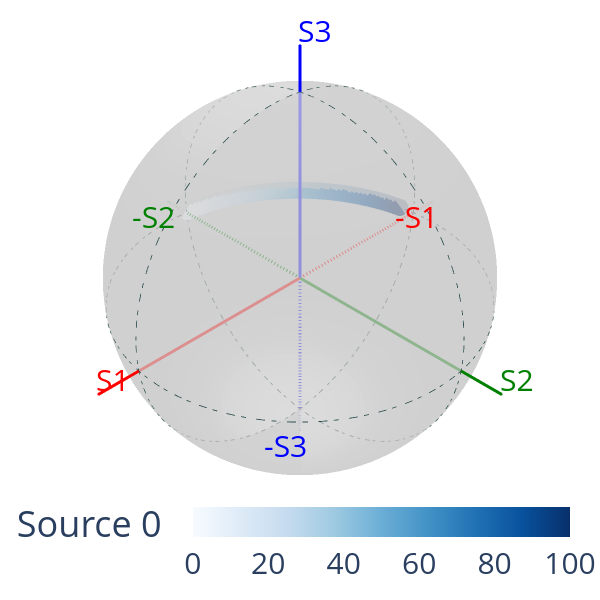

The code cell stored with this chart in its notebook:
### Markdown cell above
ThorLabs says in the manual for the FPC563 that at about 950 nm, four turns should act like a half-wave plate... we can check that by initializing a paddle set with a single paddle whose angle we vary:

### Code cell
w0 = 950e-9
T0 = 20
r0 = 4.1e-6
r1 = 125e-6/2
epsilon = 1.000
m0 = 0.0347
m1 = 0.000
Tref = 20

nPaddles = 1
rps = np.array([0.056/2])
tfs = np.array([0])
Ns = np.array([4])
gapLs = np.array([0.02])

paddleAngles = np.linspace(1e-6,100,51)*pi/180

J0arr = np.zeros((len(paddleAngles), 2, 2), dtype=np.complex128)
f = bf.FiberPaddleSet(w0, T0, r0, r1, epsilon, m0, m1, Tref, nPaddles, rps, np.array([paddleAngles[0]]), tfs, Ns, gapLs)

for i in range(len(paddleAngles)):
    f.angles[0] = paddleAngles[i]
    J0arr[i,:,:] = f.J0

Ei = Jones_vector("Source 0"); Ei.linear_light(azimuth = 45*degrees, amplitude=1)
J0 = Jones_matrix("J0"); J0.from_matrix(J0arr)
#J1 = Jones_matrix("J1"); J1.from_matrix(J1arr)
E0 = J0 * Ei; #E1 = J1 * Ei
S0 = Stokes("Source 0"); S0.from_Jones(E0)
#S1 = Stokes("Source 1"); S1.from_Jones(E1)

fig0 = pty.subplots.make_subplots(rows=1, cols=1, specs=[[{'type':'surface'}]])
S0.draw_poincare(fig=fig0, draw_axes=True, colormap='blues', param=paddleAngles*180/pi, show_fig=False)
#S1.draw_poincare(fig=fig0, draw_axes=True, colormap='reds', param=T0arr, show_fig=False)
fig0.show()

### Figure 1 — Plotly figure (JSON) as saved in the notebook; plotly's stock layout.template omitted (floating-point values rounded to 4 significant figures; data arrays with more than 128 entries replaced by an {"elided": "..."} marker saying what was removed)
{"data": [{"hoverinfo": "skip", "line": {"color": "red", "width": 6}, "marker": {"size": 1}, "name": "S1", "scene": "scene", "type": "scatter3d", "x": [0, 1.2], "y": [0, 0], "z": [0, 0]}, {"hoverinfo": "skip", "line": {"color": "red", "dash": "dash", "width": 6}, "marker": {"size": 1}, "name": "-S1", "scene": "scene", "type": "scatter3d", "x": [0, -1.2], "y": [0, 0], "z": [0, 0]}, {"hoverinfo": "skip", "line": {"color": "green", "width": 6}, "marker": {"size": 1}, "name": "S2", "scene": "scene", "type": "scatter3d", "x": [0, 0], "y": [0, 1.2], "z": [0, 0]}, {"hoverinfo": "skip", "line": {"color": "green", "dash": "dash", "width": 6}, "marker": {"size": 1}, "name": "-S2", "scene": "scene", "type": "scatter3d", "x": [0, 0], "y": [0, -1.2], "z": [0, 0]}, {"hoverinfo": "skip", "line": {"color": "blue", "width": 6}, "marker": {"size": 1}, "name": "S3", "scene": "scene", "type": "scatter3d", "x": [0, 0], "y": [0, 0], "z": [0, 1.2]}, {"hoverinfo": "skip", "line": {"color": "blue", "dash": "dash", "width": 6}, "marker": {"size": 1}, "name": "-S3", "scene": "scene", "type": "scatter3d", "x": [0, 0], "y": [0, 0], "z": [0, -1.2]}, {"line": {"color": "darkslategrey", "dash": "dashdot", "width": 2}, "mode": "lines", "name": "S3=0", "scene": "scene", "type": "scatter3d", "x": {"elided": "361 float values"}, "y": {"elided": "361 float values"}, "z": {"elided": "361 float values"}}, {"line": {"color": "darkslategrey", "dash": "dashdot", "width": 2}, "mode": "lines", "name": "S2=0", "scene": "scene", "type": "scatter3d", "x": {"elided": "361 float values"}, "y": {"elided": "361 float values"}, "z": {"elided": "361 float values"}}, {"line": {"color": "darkslategrey", "dash": "dashdot", "width": 2}, "mode": "lines", "name": "S1=0", "scene": "scene", "type": "scatter3d", "x": {"elided": "361 float values"}, "y": {"elided": "361 float values"}, "z": {"elided": "361 float values"}}, {"cmax": 1, "cmin": 0, "colorscale": [[0, "rgb(255,255,255)"], [0.125, "rgb(240,240,240)"], [0.25, "rgb(217,217,217)"], [0.375, "rgb(189,189,189)"], [0.5, "rgb(150,150,150)"], [0.625, "rgb(115,115,115)"], [0.75, "rgb(82,82,82)"], [0.875, "rgb(37,37,37)"], [1, "rgb(0,0,0)"]], "customdata": [], "hovertemplate": "S1: %{x:.3f}<br>S2: %{y:.3f}<br>S3: %{z:.3f}<br>Parameter: %{customdata:.3f}", "lighting": {"ambient": 0.9, "diffuse": 0, "fresnel": 0.2, "roughness": 0.5, "specular": 0.05}, "name": "Sphere", "opacity": 0.7, "scene": "scene", "showlegend": false, "showscale": false, "surfacecolor": {"elided": "100x100 float values"}, "type": "surface", "x": {"elided": "100x100 float values"}, "y": {"elided": "100x100 float values"}, "z": {"elided": "100x100 float values"}}, {"customdata": [], "hovertemplate": "S1: %{x:.3f}<br>S2: %{y:.3f}<br>S3: %{z:.3f}<br>Parameter: %{customdata:.3f}", "marker": {"color": [1e-06, 2.0, 4.0, 6.0, 8.0, 10.0, 12.0, 14.0, 16.0, 18.0, 20.0, 22.0, 24.0, 26.0, 28.0, 30.0, 32.0, 34.0, 36.0, 38.0, 40.0, 42.0, 44.0, 46.0, 48.0, 50.0, 52.0, 54.0, 56.0, 58.0, 60.0, 62.0, 64.0, 66.0, 68.0, 70.0, 72.0, 74.0, 76.0, 78.0, 80.0, 82.0, 84.0, 86.0, 88.0, 90.0, 92.0, 94.0, 96.0, 98.0, 100.0], "colorbar": {"orientation": "h", "tickfont": {"size": 30}, "ticklabelposition": "outside bottom", "title": {"text": "Source 0"}, "y": -0.1}, "colorscale": [[0, "rgb(247,251,255)"], [0.125, "rgb(222,235,247)"], [0.25, "rgb(198,219,239)"], [0.375, "rgb(158,202,225)"], [0.5, "rgb(107,174,214)"], [0.625, "rgb(66,146,198)"], [0.75, "rgb(33,113,181)"], [0.875, "rgb(8,81,156)"], [1, "rgb(8,48,107)"]], "size": 10}, "mode": "markers", "name": "Source 0", "scene": "scene", "type": "scatter3d", "x": [-1.469e-08, -0.02937, -0.05872, -0.08802, -0.1172, -0.1464, -0.1754, -0.2042, -0.2329, -0.2613, -0.2896, -0.3176, -0.3453, -0.3727, -0.3998, -0.4266, -0.4529, -0.4789, -0.5045, -0.5297, -0.5543, -0.5786, -0.6023, -0.6255, -0.6481, -0.6702, -0.6917, -0.7126, -0.7329, -0.7526, -0.7716, -0.79, -0.8076, -0.8246, -0.8409, -0.8564, -0.8712, -0.8852, -0.8985, -0.911, -0.9227, -0.9337, -0.9438, -0.9531, -0.9616, -0.9692, -0.976, -0.982, -0.9871, -0.9914, -0.9948], "y": [-1.0, -0.9995, -0.9982, -0.9961, -0.9931, -0.9892, -0.9845, -0.9789, -0.9725, -0.9652, -0.9571, -0.9482, -0.9385, -0.9279, -0.9166, -0.9044, -0.8915, -0.8778, -0.8634, -0.8482, -0.8323, -0.8156, -0.7983, -0.7802, -0.7615, -0.7422, -0.7222, -0.7015, -0.6803, -0.6585, -0.6361, -0.6131, -0.5897, -0.5657, -0.5412, -0.5163, -0.4909, -0.4651, -0.4389, -0.4123, -0.3854, -0.3581, -0.3305, -0.3027, -0.2745, -0.2462, -0.2176, -0.1888, -0.1599, -0.1309, -0.1017], "z": [0.008862, 0.008859, 0.008847, 0.008828, 0.008801, 0.008767, 0.008725, 0.008676, 0.008619, 0.008554, 0.008483, 0.008404, 0.008317, 0.008224, 0.008123, 0.008016, 0.007901, 0.00778, 0.007652, 0.007517, 0.007376, 0.007229, 0.007075, 0.006915, 0.006749, 0.006578, 0.0064, 0.006217, 0.006029, 0.005836, 0.005637, 0.005434, 0.005226, 0.005014, 0.004797, 0.004576, 0.004351, 0.004122, 0.00389, 0.003654, 0.003416, 0.003174, 0.002929, 0.002682, 0.002433, 0.002182, 0.001929, 0.001674, 0.001417, 0.00116, 0.0009011]}], "layout": {"height": 600, "margin": {"b": 20, "l": 20, "r": 20, "t": 20}, "scene": {"annotations": [{"font": {"color": "red", "size": 30}, "showarrow": false, "text": "S1", "x": 1.2, "xshift": 15, "y": 0, "yshift": 15, "z": 0}, {"font": {"color": "red", "size": 30}, "showarrow": false, "text": "-S1", "x": -1.2, "xshift": -15, "y": 0, "yshift": -15, "z": 0}, {"font": {"color": "green", "size": 30}, "showarrow": false, "text": "S2", "x": 0, "xshift": 15, "y": 1.2, "yshift": 15, "z": 0}, {"font": {"color": "green", "size": 30}, "showarrow": false, "text": "-S2", "x": 0, "xshift": -15, "y": -1.2, "yshift": -15, "z": 0}, {"font": {"color": "blue", "size": 30}, "showarrow": false, "text": "S3", "x": 0, "xshift": 15, "y": 0, "yshift": 15, "z": 1.2}, {"font": {"color": "blue", "size": 30}, "showarrow": false, "text": "-S3", "x": 0, "xshift": -15, "y": 0, "yshift": -15, "z": -1.2}], "camera": {"center": {"x": 0, "y": 0, "z": 0}, "eye": {"x": 0.75, "y": 0.75, "z": 0.75}, "up": {"x": 0, "y": 0, "z": 1}}, "domain": {"x": [0, 1], "y": [0, 1]}, "xaxis": {"showbackground": false, "showgrid": false, "visible": false, "zeroline": false}, "yaxis": {"showbackground": false, "showgrid": false, "visible": false, "zeroline": false}, "zaxis": {"showbackground": false, "showgrid": false, "visible": false, "zeroline": false}}, "showlegend": false, "width": 600}}
